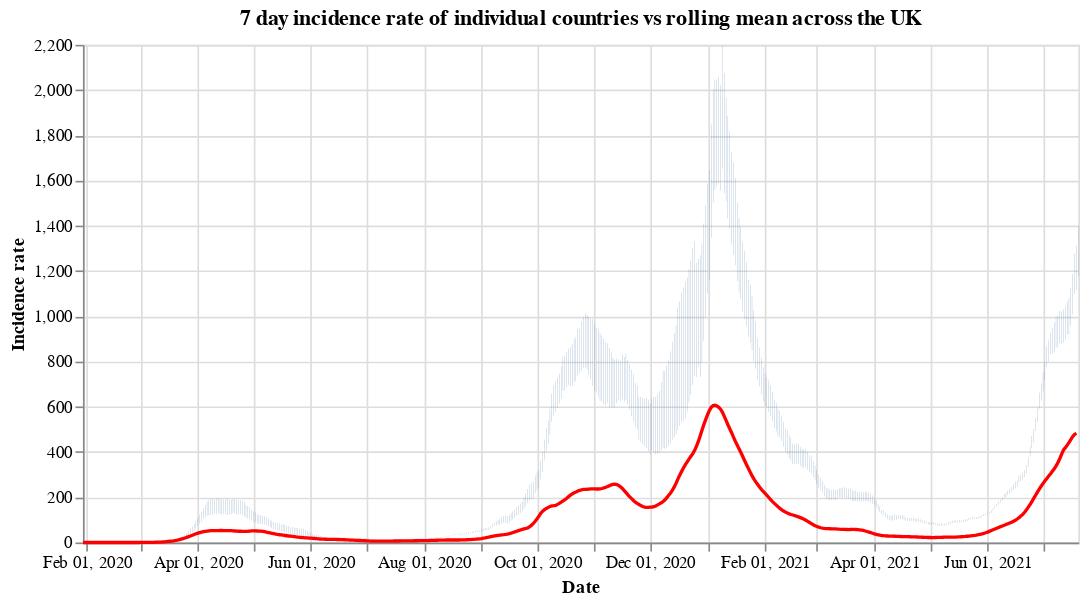

Notebook cell for this chart:
### Code cell
#collapse
countries = uk_cases['areaName'].unique()
countries.sort()

selection = alt.selection_single(
    name='Select',
    fields=['areaName'],
    init={'areaName': 'Wales'},
    bind={'areaName': alt.binding_select(options=countries)}
)

# scatter plot, modify opacity based on selection
bars = alt.Chart(uk_cases).mark_bar().add_selection(
    selection
).encode(
    x=alt.X("yearmonthdate(date):T", axis=alt.Axis(title='Date')),
    y=alt.Y("weeklyCasesRate:Q", axis=alt.Axis(title='Incidence rate')),
    tooltip='weeklyCasesRate:Q',
    opacity=alt.condition(selection, alt.value(1), alt.value(0))
).properties(title=f'7 day incidence rate of individual countries vs rolling mean across the UK', width=600)

line = alt.Chart(overview_cases).mark_line(
    color='red',
    size=2,
).transform_window(
    rolling_mean='mean(weeklyCasesRate)',
    frame=[0, 7]
).encode(
    x='yearmonthdate(date):T',
    y='rolling_mean:Q'
)

alt.layer(bars, line)

### Figure 1 — Vega-Lite specification as saved in the notebook (floating-point values rounded to 4 significant figures; data arrays with more than 128 entries replaced by an {"elided": "..."} marker saying what was removed)
{"config": {"view": {"continuousWidth": 400, "continuousHeight": 300}}, "layer": [{"data": {"name": "data-198b3115a78dfe1e69843bfdeea0605c"}, "mark": "bar", "encoding": {"opacity": {"condition": {"value": 1, "selection": "Select"}, "value": 0}, "tooltip": {"type": "quantitative", "field": "weeklyCasesRate"}, "x": {"type": "temporal", "axis": {"title": "Date"}, "field": "date", "timeUnit": "yearmonthdate"}, "y": {"type": "quantitative", "axis": {"title": "Incidence rate"}, "field": "weeklyCasesRate"}}, "selection": {"Select": {"type": "single", "fields": ["areaName"], "init": {"areaName": "Wales"}, "bind": {"areaName": {"input": "select", "options": ["England", "Northern Ireland", "Scotland", "Wales"]}}}}, "title": "7 day incidence rate of individual countries vs rolling mean across the UK", "width": 600}, {"data": {"name": "data-290c57afd4dfa765cb46c49173af6f71"}, "mark": {"type": "line", "color": "red", "size": 2}, "encoding": {"x": {"type": "temporal", "field": "date", "timeUnit": "yearmonthdate"}, "y": {"type": "quantitative", "field": "rolling_mean"}}, "transform": [{"window": [{"op": "mean", "field": "weeklyCasesRate", "as": "rolling_mean"}], "frame": [0, 7]}]}], "$schema": "https://vega.github.io/schema/vega-lite/v4.8.1.json", "datasets": {"data-198b3115a78dfe1e69843bfdeea0605c": {"elided": "2056 records"}, "data-290c57afd4dfa765cb46c49173af6f71": {"elided": "537 records"}}}
